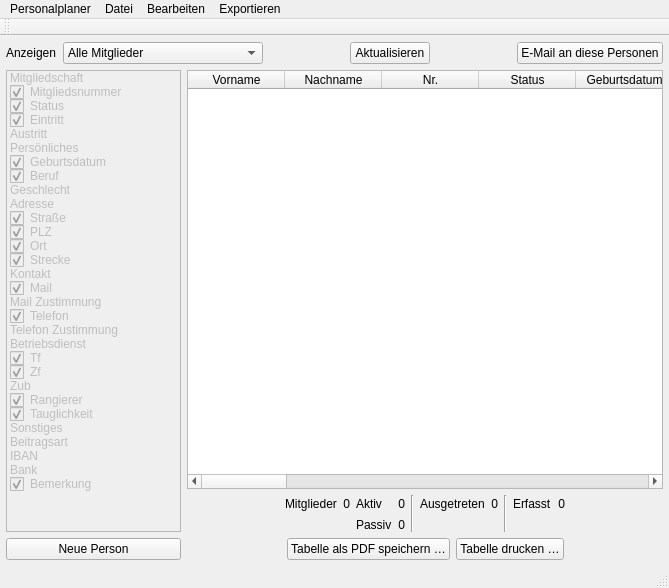
<?xml version="1.0" encoding="UTF-8"?>
<ui version="4.0">
 <class>MainWindowPersonal</class>
 <widget class="QMainWindow" name="MainWindowPersonal">
  <property name="geometry">
   <rect>
    <x>0</x>
    <y>0</y>
    <width>669</width>
    <height>588</height>
   </rect>
  </property>
  <property name="windowTitle">
   <string>Mitgliederübersicht</string>
  </property>
  <widget class="QWidget" name="centralwidget">
   <layout class="QGridLayout" name="gridLayout_2" rowstretch="0,1,0,0" columnstretch="0,1">
    <property name="leftMargin">
     <number>6</number>
    </property>
    <property name="topMargin">
     <number>6</number>
    </property>
    <property name="rightMargin">
     <number>6</number>
    </property>
    <property name="bottomMargin">
     <number>6</number>
    </property>
    <property name="spacing">
     <number>6</number>
    </property>
    <item row="0" column="0" colspan="2">
     <layout class="QGridLayout" name="gridLayout_3" columnstretch="0,0,1,0,1,0">
      <property name="spacing">
       <number>6</number>
      </property>
      <item row="0" column="4">
       <spacer name="horizontalSpacer_6">
        <property name="orientation">
         <enum>Qt::Horizontal</enum>
        </property>
        <property name="sizeHint" stdset="0">
         <size>
          <width>40</width>
          <height>20</height>
         </size>
        </property>
       </spacer>
      </item>
      <item row="0" column="5">
       <widget class="QPushButton" name="pushEmail">
        <property name="text">
         <string>E-Mail an diese Personen</string>
        </property>
       </widget>
      </item>
      <item row="0" column="3">
       <widget class="QPushButton" name="pushAktualisieren">
        <property name="toolTip">
         <string>Die Werte neuberechnen und die Anzeige aktualisieren</string>
        </property>
        <property name="statusTip">
         <string>Die Werte neuberechnen und die Anzeige aktualisieren</string>
        </property>
        <property name="text">
         <string>Aktualisieren</string>
        </property>
       </widget>
      </item>
      <item row="0" column="2">
       <spacer name="horizontalSpacer_10">
        <property name="orientation">
         <enum>Qt::Horizontal</enum>
        </property>
        <property name="sizeHint" stdset="0">
         <size>
          <width>40</width>
          <height>20</height>
         </size>
        </property>
       </spacer>
      </item>
      <item row="0" column="1">
       <widget class="QComboBox" name="comboAnzeige">
        <property name="minimumSize">
         <size>
          <width>200</width>
          <height>0</height>
         </size>
        </property>
        <property name="currentIndex">
         <number>0</number>
        </property>
        <item>
         <property name="text">
          <string>Alle Mitglieder</string>
         </property>
        </item>
        <item>
         <property name="text">
          <string>Aktiv</string>
         </property>
        </item>
        <item>
         <property name="text">
          <string>Passiv</string>
         </property>
        </item>
        <item>
         <property name="text">
          <string>Aktiv mit Stunden</string>
         </property>
        </item>
        <item>
         <property name="text">
          <string>Aktiv ohne Stunden</string>
         </property>
        </item>
        <item>
         <property name="text">
          <string>Passiv mit Stunden</string>
         </property>
        </item>
        <item>
         <property name="text">
          <string>Ausgetreten</string>
         </property>
        </item>
        <item>
         <property name="text">
          <string>Alle</string>
         </property>
        </item>
       </widget>
      </item>
      <item row="0" column="0">
       <widget class="QLabel" name="label_25">
        <property name="text">
         <string>Anzeigen</string>
        </property>
        <property name="buddy">
         <cstring>comboAnzeige</cstring>
        </property>
       </widget>
      </item>
     </layout>
    </item>
    <item row="1" column="0" rowspan="2">
     <widget class="QListWidget" name="listAnzeige">
      <property name="enabled">
       <bool>false</bool>
      </property>
      <property name="maximumSize">
       <size>
        <width>175</width>
        <height>16777215</height>
       </size>
      </property>
      <property name="showDropIndicator" stdset="0">
       <bool>false</bool>
      </property>
      <property name="selectionMode">
       <enum>QAbstractItemView::NoSelection</enum>
      </property>
      <property name="selectionRectVisible">
       <bool>true</bool>
      </property>
      <item>
       <property name="text">
        <string>Mitgliedschaft</string>
       </property>
       <property name="flags">
        <set>ItemIsEnabled</set>
       </property>
      </item>
      <item>
       <property name="text">
        <string>Mitgliedsnummer</string>
       </property>
       <property name="checkState">
        <enum>Checked</enum>
       </property>
      </item>
      <item>
       <property name="text">
        <string>Status</string>
       </property>
       <property name="checkState">
        <enum>Checked</enum>
       </property>
      </item>
      <item>
       <property name="text">
        <string>Eintritt</string>
       </property>
       <property name="checkState">
        <enum>Checked</enum>
       </property>
      </item>
      <item>
       <property name="text">
        <string>Austritt</string>
       </property>
       <property name="checkState">
        <enum>Unchecked</enum>
       </property>
      </item>
      <item>
       <property name="text">
        <string>Persönliches</string>
       </property>
       <property name="flags">
        <set>ItemIsEnabled</set>
       </property>
      </item>
      <item>
       <property name="text">
        <string>Geburtsdatum</string>
       </property>
       <property name="checkState">
        <enum>Checked</enum>
       </property>
      </item>
      <item>
       <property name="text">
        <string>Beruf</string>
       </property>
       <property name="checkState">
        <enum>Checked</enum>
       </property>
      </item>
      <item>
       <property name="text">
        <string>Geschlecht</string>
       </property>
       <property name="checkState">
        <enum>Unchecked</enum>
       </property>
       <property name="flags">
        <set>ItemIsSelectable|ItemIsDragEnabled|ItemIsUserCheckable</set>
       </property>
      </item>
      <item>
       <property name="text">
        <string>Adresse</string>
       </property>
       <property name="flags">
        <set>ItemIsEnabled</set>
       </property>
      </item>
      <item>
       <property name="text">
        <string>Straße</string>
       </property>
       <property name="checkState">
        <enum>Checked</enum>
       </property>
      </item>
      <item>
       <property name="text">
        <string>PLZ</string>
       </property>
       <property name="checkState">
        <enum>Checked</enum>
       </property>
      </item>
      <item>
       <property name="text">
        <string>Ort</string>
       </property>
       <property name="checkState">
        <enum>Checked</enum>
       </property>
      </item>
      <item>
       <property name="text">
        <string>Strecke</string>
       </property>
       <property name="checkState">
        <enum>Checked</enum>
       </property>
      </item>
      <item>
       <property name="text">
        <string>Kontakt</string>
       </property>
       <property name="flags">
        <set>ItemIsEnabled</set>
       </property>
      </item>
      <item>
       <property name="text">
        <string>Mail</string>
       </property>
       <property name="checkState">
        <enum>Checked</enum>
       </property>
      </item>
      <item>
       <property name="text">
        <string>Mail Zustimmung</string>
       </property>
       <property name="checkState">
        <enum>Unchecked</enum>
       </property>
      </item>
      <item>
       <property name="text">
        <string>Telefon</string>
       </property>
       <property name="checkState">
        <enum>Checked</enum>
       </property>
      </item>
      <item>
       <property name="text">
        <string>Telefon Zustimmung</string>
       </property>
       <property name="checkState">
        <enum>Unchecked</enum>
       </property>
      </item>
      <item>
       <property name="text">
        <string>Betriebsdienst</string>
       </property>
       <property name="flags">
        <set>ItemIsEnabled</set>
       </property>
      </item>
      <item>
       <property name="text">
        <string>Tf</string>
       </property>
       <property name="checkState">
        <enum>Checked</enum>
       </property>
      </item>
      <item>
       <property name="text">
        <string>Zf</string>
       </property>
       <property name="checkState">
        <enum>Checked</enum>
       </property>
      </item>
      <item>
       <property name="text">
        <string>Zub</string>
       </property>
       <property name="checkState">
        <enum>Unchecked</enum>
       </property>
       <property name="flags">
        <set>ItemIsSelectable|ItemIsDragEnabled|ItemIsUserCheckable</set>
       </property>
      </item>
      <item>
       <property name="text">
        <string>Rangierer</string>
       </property>
       <property name="checkState">
        <enum>Checked</enum>
       </property>
      </item>
      <item>
       <property name="text">
        <string>Tauglichkeit</string>
       </property>
       <property name="checkState">
        <enum>Checked</enum>
       </property>
      </item>
      <item>
       <property name="text">
        <string>Sonstiges</string>
       </property>
       <property name="flags">
        <set>ItemIsEnabled</set>
       </property>
      </item>
      <item>
       <property name="text">
        <string>Beitragsart</string>
       </property>
       <property name="checkState">
        <enum>Unchecked</enum>
       </property>
       <property name="flags">
        <set>ItemIsSelectable|ItemIsDragEnabled|ItemIsUserCheckable</set>
       </property>
      </item>
      <item>
       <property name="text">
        <string>IBAN</string>
       </property>
       <property name="checkState">
        <enum>Unchecked</enum>
       </property>
       <property name="flags">
        <set>ItemIsSelectable|ItemIsDragEnabled|ItemIsUserCheckable</set>
       </property>
      </item>
      <item>
       <property name="text">
        <string>Bank</string>
       </property>
       <property name="checkState">
        <enum>Unchecked</enum>
       </property>
       <property name="flags">
        <set>ItemIsSelectable|ItemIsDragEnabled|ItemIsUserCheckable</set>
       </property>
      </item>
      <item>
       <property name="text">
        <string>Bemerkung</string>
       </property>
       <property name="checkState">
        <enum>Checked</enum>
       </property>
      </item>
     </widget>
    </item>
    <item row="1" column="1">
     <widget class="QTableWidget" name="tabelleMitglieder">
      <property name="editTriggers">
       <set>QAbstractItemView::NoEditTriggers</set>
      </property>
      <property name="selectionMode">
       <enum>QAbstractItemView::ExtendedSelection</enum>
      </property>
      <property name="selectionBehavior">
       <enum>QAbstractItemView::SelectRows</enum>
      </property>
      <property name="sortingEnabled">
       <bool>true</bool>
      </property>
      <attribute name="horizontalHeaderDefaultSectionSize">
       <number>97</number>
      </attribute>
      <attribute name="horizontalHeaderShowSortIndicator" stdset="0">
       <bool>true</bool>
      </attribute>
      <column>
       <property name="text">
        <string>Vorname</string>
       </property>
      </column>
      <column>
       <property name="text">
        <string>Nachname</string>
       </property>
      </column>
      <column>
       <property name="text">
        <string>Nr.</string>
       </property>
      </column>
      <column>
       <property name="text">
        <string>Status</string>
       </property>
      </column>
      <column>
       <property name="text">
        <string>Geburtsdatum</string>
       </property>
      </column>
      <column>
       <property name="text">
        <string>Eintritt</string>
       </property>
      </column>
      <column>
       <property name="text">
        <string>Austritt</string>
       </property>
      </column>
      <column>
       <property name="text">
        <string>Beruf</string>
       </property>
      </column>
      <column>
       <property name="text">
        <string>Straße</string>
       </property>
      </column>
      <column>
       <property name="text">
        <string>PLZ</string>
       </property>
      </column>
      <column>
       <property name="text">
        <string>Ort</string>
       </property>
      </column>
      <column>
       <property name="text">
        <string>Strecke</string>
       </property>
      </column>
      <column>
       <property name="text">
        <string>E-Mail</string>
       </property>
      </column>
      <column>
       <property name="text">
        <string>E-Mail veröff.</string>
       </property>
      </column>
      <column>
       <property name="text">
        <string>Telefon</string>
       </property>
      </column>
      <column>
       <property name="text">
        <string>Telefon veröff.</string>
       </property>
      </column>
      <column>
       <property name="text">
        <string>Tf-Ausbildung</string>
       </property>
      </column>
      <column>
       <property name="text">
        <string>Zf-Ausbildung</string>
       </property>
      </column>
      <column>
       <property name="text">
        <string>Rangierer</string>
       </property>
      </column>
      <column>
       <property name="text">
        <string>Tauglichkeit</string>
       </property>
      </column>
      <column>
       <property name="text">
        <string>Bemerkung</string>
       </property>
      </column>
     </widget>
    </item>
    <item row="2" column="1">
     <layout class="QGridLayout" name="gridLayout">
      <item row="0" column="0">
       <spacer name="horizontalSpacer_3">
        <property name="orientation">
         <enum>Qt::Horizontal</enum>
        </property>
        <property name="sizeHint" stdset="0">
         <size>
          <width>47</width>
          <height>17</height>
         </size>
        </property>
       </spacer>
      </item>
      <item row="0" column="1">
       <widget class="QLabel" name="labelMitglieder">
        <property name="text">
         <string>Mitglieder</string>
        </property>
       </widget>
      </item>
      <item row="0" column="2">
       <widget class="QLabel" name="labelMitgliederAnzMitglieder">
        <property name="text">
         <string>0</string>
        </property>
        <property name="alignment">
         <set>Qt::AlignRight|Qt::AlignTrailing|Qt::AlignVCenter</set>
        </property>
       </widget>
      </item>
      <item row="0" column="3">
       <widget class="QLabel" name="labelMitgliederAktiv">
        <property name="text">
         <string>Aktiv</string>
        </property>
       </widget>
      </item>
      <item row="0" column="4">
       <widget class="QLabel" name="labelMitgliederAnzAktiv">
        <property name="text">
         <string>0</string>
        </property>
        <property name="alignment">
         <set>Qt::AlignRight|Qt::AlignTrailing|Qt::AlignVCenter</set>
        </property>
       </widget>
      </item>
      <item row="0" column="5" rowspan="2">
       <widget class="Line" name="line">
        <property name="orientation">
         <enum>Qt::Vertical</enum>
        </property>
       </widget>
      </item>
      <item row="0" column="6">
       <widget class="QLabel" name="labelMitgliederAusgetreten">
        <property name="text">
         <string>Ausgetreten</string>
        </property>
       </widget>
      </item>
      <item row="0" column="7">
       <widget class="QLabel" name="labelMitgliederAnzAusgetreten">
        <property name="text">
         <string>0</string>
        </property>
        <property name="alignment">
         <set>Qt::AlignRight|Qt::AlignTrailing|Qt::AlignVCenter</set>
        </property>
       </widget>
      </item>
      <item row="0" column="8" rowspan="2">
       <widget class="Line" name="line_2">
        <property name="orientation">
         <enum>Qt::Vertical</enum>
        </property>
       </widget>
      </item>
      <item row="0" column="9">
       <widget class="QLabel" name="labelMitgliederErfasst">
        <property name="text">
         <string>Erfasst</string>
        </property>
       </widget>
      </item>
      <item row="0" column="10">
       <widget class="QLabel" name="labelMitgliederAnzErfasst">
        <property name="text">
         <string>0</string>
        </property>
        <property name="alignment">
         <set>Qt::AlignRight|Qt::AlignTrailing|Qt::AlignVCenter</set>
        </property>
       </widget>
      </item>
      <item row="0" column="11">
       <spacer name="horizontalSpacer_4">
        <property name="orientation">
         <enum>Qt::Horizontal</enum>
        </property>
        <property name="sizeHint" stdset="0">
         <size>
          <width>47</width>
          <height>17</height>
         </size>
        </property>
       </spacer>
      </item>
      <item row="1" column="3">
       <widget class="QLabel" name="labelMitgliederPassive">
        <property name="text">
         <string>Passiv</string>
        </property>
       </widget>
      </item>
      <item row="1" column="4">
       <widget class="QLabel" name="labelMitgliederAnzPassiv">
        <property name="text">
         <string>0</string>
        </property>
        <property name="alignment">
         <set>Qt::AlignRight|Qt::AlignTrailing|Qt::AlignVCenter</set>
        </property>
       </widget>
      </item>
     </layout>
    </item>
    <item row="3" column="0">
     <widget class="QPushButton" name="pushAdd">
      <property name="text">
       <string>Neue Person</string>
      </property>
     </widget>
    </item>
    <item row="3" column="1">
     <layout class="QGridLayout" name="gridLayout_4">
      <item row="0" column="0">
       <spacer name="horizontalSpacer">
        <property name="orientation">
         <enum>Qt::Horizontal</enum>
        </property>
        <property name="sizeHint" stdset="0">
         <size>
          <width>40</width>
          <height>20</height>
         </size>
        </property>
       </spacer>
      </item>
      <item row="0" column="1">
       <widget class="QPushButton" name="pushMitgliederPDF">
        <property name="text">
         <string>Tabelle als PDF speichern …</string>
        </property>
       </widget>
      </item>
      <item row="0" column="2">
       <widget class="QPushButton" name="pushMitgliederDrucken">
        <property name="text">
         <string>Tabelle drucken …</string>
        </property>
       </widget>
      </item>
      <item row="0" column="3">
       <spacer name="horizontalSpacer_2">
        <property name="orientation">
         <enum>Qt::Horizontal</enum>
        </property>
        <property name="sizeHint" stdset="0">
         <size>
          <width>40</width>
          <height>20</height>
         </size>
        </property>
       </spacer>
      </item>
     </layout>
    </item>
   </layout>
  </widget>
  <widget class="QMenuBar" name="menuBar">
   <property name="geometry">
    <rect>
     <x>0</x>
     <y>0</y>
     <width>669</width>
     <height>22</height>
    </rect>
   </property>
   <property name="nativeMenuBar">
    <bool>true</bool>
   </property>
   <widget class="QMenu" name="menuDrucken">
    <property name="title">
     <string>Exportieren</string>
    </property>
    <action name=""/>
    <addaction name="actionMitgliederEinzelListeDrucken"/>
    <addaction name="actionMitgliederEinzelListePDF"/>
    <addaction name="separator"/>
    <addaction name="actionMitgliederListeDrucken"/>
    <addaction name="actionMitgliederListePDF"/>
    <addaction name="actionMitgliederListeCSV"/>
   </widget>
   <widget class="QMenu" name="menuBearbeiten">
    <property name="title">
     <string>Bearbeiten</string>
    </property>
    <addaction name="actionPerson_hinzuf_gen"/>
    <addaction name="separator"/>
    <addaction name="actionAktualisieren"/>
    <addaction name="separator"/>
    <addaction name="actionMindeststunden"/>
   </widget>
   <widget class="QMenu" name="menuDatei">
    <property name="title">
     <string>Datei</string>
    </property>
    <widget class="QMenu" name="menuRecentlyused">
     <property name="enabled">
      <bool>true</bool>
     </property>
     <property name="title">
      <string>Zuletzt benutzt</string>
     </property>
     <addaction name="actionClear"/>
     <addaction name="separator"/>
    </widget>
    <addaction name="actionNew"/>
    <addaction name="actionOpen"/>
    <addaction name="menuRecentlyused"/>
    <addaction name="separator"/>
    <addaction name="actionSave"/>
    <addaction name="actionSaveas"/>
    <addaction name="actionSavePersonal"/>
    <addaction name="separator"/>
    <addaction name="actionSettings"/>
    <addaction name="separator"/>
    <addaction name="actionClose"/>
   </widget>
   <widget class="QMenu" name="menuApp">
    <property name="title">
     <string>Personalplaner</string>
    </property>
    <addaction name="actionAboutApp"/>
    <addaction name="actionAboutQt"/>
    <addaction name="separator"/>
    <addaction name="actionPreferences"/>
    <addaction name="separator"/>
    <addaction name="actionQuit"/>
   </widget>
   <addaction name="menuApp"/>
   <addaction name="menuDatei"/>
   <addaction name="menuBearbeiten"/>
   <addaction name="menuDrucken"/>
  </widget>
  <widget class="QToolBar" name="mainToolBar">
   <attribute name="toolBarArea">
    <enum>TopToolBarArea</enum>
   </attribute>
   <attribute name="toolBarBreak">
    <bool>false</bool>
   </attribute>
  </widget>
  <widget class="QStatusBar" name="statusBar"/>
  <action name="actionNew">
   <property name="text">
    <string>Neu</string>
   </property>
   <property name="shortcut">
    <string>Ctrl+N</string>
   </property>
   <property name="shortcutContext">
    <enum>Qt::ApplicationShortcut</enum>
   </property>
  </action>
  <action name="actionOpen">
   <property name="text">
    <string>Öffnen …</string>
   </property>
   <property name="shortcut">
    <string>Ctrl+O</string>
   </property>
   <property name="shortcutContext">
    <enum>Qt::ApplicationShortcut</enum>
   </property>
  </action>
  <action name="actionSave">
   <property name="text">
    <string>Speichern</string>
   </property>
   <property name="shortcut">
    <string>Ctrl+S</string>
   </property>
   <property name="shortcutContext">
    <enum>Qt::WindowShortcut</enum>
   </property>
  </action>
  <action name="actionSaveas">
   <property name="text">
    <string>Speichern unter …</string>
   </property>
   <property name="shortcut">
    <string>Ctrl+Shift+S</string>
   </property>
   <property name="shortcutContext">
    <enum>Qt::WindowShortcut</enum>
   </property>
  </action>
  <action name="actionClose">
   <property name="text">
    <string>Schließen</string>
   </property>
   <property name="shortcut">
    <string>Ctrl+W</string>
   </property>
   <property name="shortcutContext">
    <enum>Qt::WindowShortcut</enum>
   </property>
  </action>
  <action name="actionPrint">
   <property name="text">
    <string>Exportieren …</string>
   </property>
   <property name="shortcut">
    <string>Ctrl+P</string>
   </property>
   <property name="shortcutContext">
    <enum>Qt::WindowShortcut</enum>
   </property>
  </action>
  <action name="actionPreferences">
   <property name="enabled">
    <bool>true</bool>
   </property>
   <property name="text">
    <string>Einstellungen</string>
   </property>
   <property name="shortcutContext">
    <enum>Qt::ApplicationShortcut</enum>
   </property>
   <property name="menuRole">
    <enum>QAction::PreferencesRole</enum>
   </property>
  </action>
  <action name="actionAboutApp">
   <property name="text">
    <string>Über Personalplaner</string>
   </property>
   <property name="shortcutContext">
    <enum>Qt::ApplicationShortcut</enum>
   </property>
   <property name="menuRole">
    <enum>QAction::AboutRole</enum>
   </property>
  </action>
  <action name="actionAboutQt">
   <property name="text">
    <string>Über Qt</string>
   </property>
   <property name="shortcutContext">
    <enum>Qt::ApplicationShortcut</enum>
   </property>
   <property name="menuRole">
    <enum>QAction::AboutQtRole</enum>
   </property>
  </action>
  <action name="actionQuit">
   <property name="text">
    <string>Personalplaner beenden</string>
   </property>
   <property name="shortcutContext">
    <enum>Qt::ApplicationShortcut</enum>
   </property>
   <property name="menuRole">
    <enum>QAction::QuitRole</enum>
   </property>
  </action>
  <action name="actionClear">
   <property name="enabled">
    <bool>false</bool>
   </property>
   <property name="text">
    <string>Liste leeren</string>
   </property>
   <property name="shortcutContext">
    <enum>Qt::ApplicationShortcut</enum>
   </property>
  </action>
  <action name="actionSavePersonal">
   <property name="text">
    <string>Stammdaten sichern unter</string>
   </property>
   <property name="toolTip">
    <string>Stammdaten sichern unter</string>
   </property>
  </action>
  <action name="actionSettings">
   <property name="text">
    <string>Eigenschaften</string>
   </property>
  </action>
  <action name="actionPerson_hinzuf_gen">
   <property name="text">
    <string>Person hinzufügen</string>
   </property>
   <property name="shortcut">
    <string>Ctrl++</string>
   </property>
  </action>
  <action name="actionAktualisieren">
   <property name="text">
    <string>Aktualisieren</string>
   </property>
   <property name="shortcut">
    <string>Ctrl+R</string>
   </property>
  </action>
  <action name="actionMindeststunden">
   <property name="text">
    <string>Mindeststunden ...</string>
   </property>
  </action>
  <action name="actionMitgliederEinzelListeDrucken">
   <property name="text">
    <string>Stammdatenblätter drucken …</string>
   </property>
  </action>
  <action name="actionMitgliederEinzelListePDF">
   <property name="text">
    <string>Stammdatenblätter als PDF speichern …</string>
   </property>
  </action>
  <action name="actionMitgliederListeDrucken">
   <property name="text">
    <string>Tabelle drucken …</string>
   </property>
  </action>
  <action name="actionMitgliederListePDF">
   <property name="text">
    <string>Tabelle als PDF speichern …</string>
   </property>
  </action>
  <action name="actionMitgliederListeCSV">
   <property name="text">
    <string>Tabelle als CSV-Datei speichern …</string>
   </property>
  </action>
 </widget>
 <resources/>
 <connections>
  <connection>
   <sender>pushMitgliederDrucken</sender>
   <signal>clicked()</signal>
   <receiver>actionMitgliederListeDrucken</receiver>
   <slot>trigger()</slot>
   <hints>
    <hint type="sourcelabel">
     <x>532</x>
     <y>532</y>
    </hint>
    <hint type="destinationlabel">
     <x>-1</x>
     <y>-1</y>
    </hint>
   </hints>
  </connection>
  <connection>
   <sender>pushMitgliederPDF</sender>
   <signal>clicked()</signal>
   <receiver>actionMitgliederListePDF</receiver>
   <slot>trigger()</slot>
   <hints>
    <hint type="sourcelabel">
     <x>351</x>
     <y>532</y>
    </hint>
    <hint type="destinationlabel">
     <x>-1</x>
     <y>-1</y>
    </hint>
   </hints>
  </connection>
  <connection>
   <sender>pushAktualisieren</sender>
   <signal>clicked()</signal>
   <receiver>actionAktualisieren</receiver>
   <slot>trigger()</slot>
   <hints>
    <hint type="sourcelabel">
     <x>368</x>
     <y>65</y>
    </hint>
    <hint type="destinationlabel">
     <x>-1</x>
     <y>-1</y>
    </hint>
   </hints>
  </connection>
  <connection>
   <sender>actionPerson_hinzuf_gen</sender>
   <signal>triggered()</signal>
   <receiver>pushAdd</receiver>
   <slot>click()</slot>
   <hints>
    <hint type="sourcelabel">
     <x>-1</x>
     <y>-1</y>
    </hint>
    <hint type="destinationlabel">
     <x>99</x>
     <y>534</y>
    </hint>
   </hints>
  </connection>
 </connections>
</ui>
